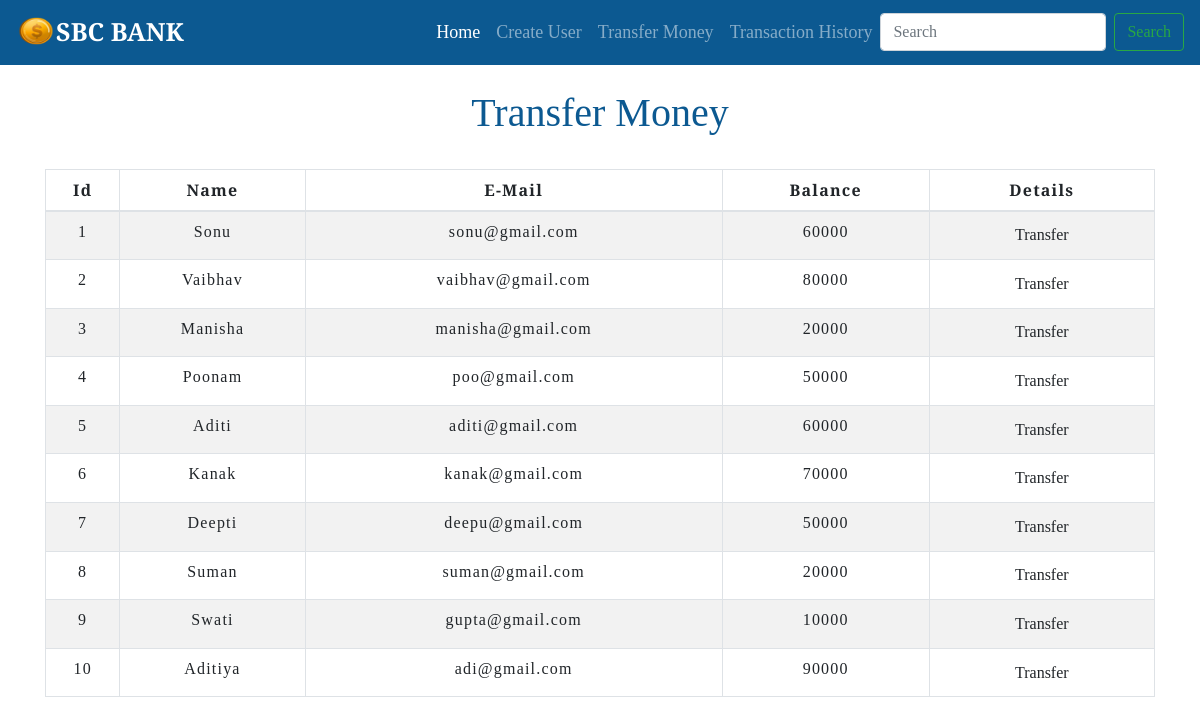
The app's page /transfermoney.php with its own data.
### tables this page shows
CREATE TABLE `users` (
  `id` int(3) NOT NULL,
  `name` text NOT NULL,
  `email` varchar(30) NOT NULL,
  `balance` int(8) NOT NULL
);

### transfermoney.php (the view, shortened to what this page needs)
<!DOCTYPE html>
<html lang="en">
<head>
    <link rel="stylesheet" href="https://cdn.jsdelivr.net/npm/bootstrap@4.6.1/dist/css/bootstrap.min.css">
    <link rel="stylesheet" text="text/css" href="css/style.css">
</head>
<body>
<?php
    include 'config.php';
    $sql = "SELECT * FROM users";
    $result = mysqli_query($conn,$sql);
?>
<?php
  include 'navbar.php';
?>
<div class="container">
        <h2 class="text-center pt-4">Transfer Money</h2>
        <br>
            <div class="row">
                <div class="col">
                    <div class="table-responsive-sm">
                    <table class="table table-hover table-sm table-striped table-condensed table-bordered">
                        <thead>
                            <tr>
                            <th scope="col" class="text-center py-2">Id</th>
                            <th scope="col" class="text-center py-2">Name</th>
                            <th scope="col" class="text-center py-2">E-Mail</th>
                            <th scope="col" class="text-center py-2">Balance</th>
                            <th scope="col" class="text-center py-2">Details</th>
                            </tr>
                        </thead>
                        <tbody>
                <?php
                    while($rows=mysqli_fetch_assoc($result)){
                ?>
                    <tr>
                        <td class="py-2"><?php echo $rows['id'] ?></td>
                        <td class="py-2"><?php echo $rows['name']?></td>
                        <td class="py-2"><?php echo $rows['email']?></td>
                        <td class="py-2"><?php echo $rows['balance']?></td>
                        <td><a href="viewuser.php?id= <?php echo $rows['id'] ;?>"> <button type="button" class="btn">Transfer</button></a></td>
                    </tr>
                <?php
                    }
                ?>
                        </tbody>
                    </table>
                    </div>
                </div>
            </div>
         </div>
</body>
</html>

### navbar.php (shortened to what this page needs)
<nav class="navbar navbar-expand-lg navbar-dark " style="background-color: #0c5991;">
  <a class="navbar-brand" href="index.php"><b><img src="image\coin.png" alt="" width="40" height="34" class="d-inline-block align-text-top">SBC BANK</b></a>
  <div class="collapse navbar-collapse" id="navbarSupportedContent">
    <ul class="navbar-nav ml-auto">
      <li class="nav-item active">
        <a class="nav-link" href="index.php">Home <span class="sr-only">(current)</span></a>
      </li>
      <li class="nav-item">
        <a class="nav-link" href="create.php">Create User</a>
      </li>
      <li class="nav-item">
        <a class="nav-link" href="transfermoney.php">Transfer Money</a>
      </li>
      <li class="nav-item">
        <a class="nav-link" href="transactionhistory.php">Transaction History</a>
      </li>
    </ul>
    <form class="form-inline my-2 my-lg-0">
      <input class="form-control mr-sm-2" type="search" placeholder="Search" aria-label="Search">
      <button class="btn btn-outline-success my-2 my-sm-0" type="submit">Search</button>
    </form>
  </div>
</nav>

### css/style.css (style rules this page uses)
* { margin: 0; padding: 0; box-sizing: border-box; font-family: 'Playfair Display', serif; }
h2 { color: #0c5991; }

### transfermoney.php (style rules this page uses)
button { border:none; background: #d9d9d9; transition: 1.5s; }
.navbar { font-size:18px }
.navbar-brand { font-size:25px }
h2 { font-size: 40px; }
table { letter-spacing: 1.2px; }
td { text-align: center; }

### records on screen
users: id "1", name "Sonu", email "sonu@gmail.com", balance "60000"
users: id "2", name "Vaibhav", email "vaibhav@gmail.com", balance "80000"
users: id "3", name "Manisha", email "manisha@gmail.com", balance "20000"
users: id "4", name "Poonam", email "poo@gmail.com", balance "50000"
users: id "5", name "Aditi", email "aditi@gmail.com", balance "60000"
users: id "6", name "Kanak", email "kanak@gmail.com", balance "70000"
users: id "7", name "Deepti", email "deepu@gmail.com", balance "50000"
users: id "8", name "Suman", email "suman@gmail.com", balance "20000"
users: id "9", name "Swati", email "gupta@gmail.com", balance "10000"
users: id "10", name "Aditiya", email "adi@gmail.com", balance "90000"
